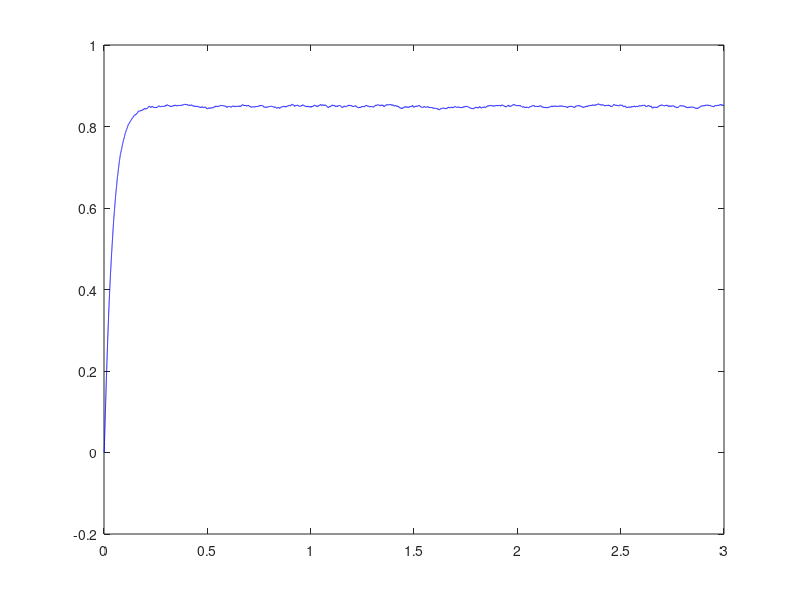

Recreate this plot in MATLAB.

% PLL simulation for a sinusoid with a constant amplitude
% implemented by Tolga M. Duman

clear all
fc = 1000;                  % Frequency of the sinusoid
delta_t = 10^-4;            % Time step used in the simulation (greater than the Nyquist rate)
sigma = .05;                % Standard deviation of the additive Gaussian noise for each sample
T = 3;                      % Duration of the signal
t = 0:delta_t:T;            % time vector

theta = 0.85;               % Phase of the sinusiod (to be tracked)

s = cos(2*pi*fc*t + theta); % Noiseless sinusoidal signal
r = s + sigma*randn(1,length(s));   % Observation in white Gaussian noise

% The signal embedded in Gaussian noise is generated at this point. The
% rest of the code is used to implement a PLL to lock on to the unknown
% channel phase.

% Note: An FIR filter is used as the loop filter. Its bandwidth should be
% selected to remove the double frequency term (at 2*fc) (paying attention
% to the sampling period delta_t being used). "b" are the loop filter
% coefficients.

N_ord = 20;                 % Order of the filter
cut_off = 0.1;              % Normalized cut-off frequency of the filter (one can 
                            % determine the corresponding in Hz using the sampling rate). 
b = fir1(N_ord,cut_off);    % Filter coefficients (fir1 uses a windowing function, default
                            % a Hamming window) 
                            
K = 50;                     % gain of the integrator (for the VCO)

int_of_v = 0;               % Integrator output initialized
e = zeros(1,N_ord);         % Error signal (input to the loop filter) is initialized
theta_prime = [];           % Estimated sinusoidal phase values
for i=1:length(t),
    theta_prime = [theta_prime K*int_of_v];        % Estimate of the phase at the current step
    vco_out = -sin(2*pi*fc*t(i)+theta_prime(i));   % output of the voltage controlled oscillator
    e = [e r(i)*vco_out];   % Error signal is extended with the next sample
    v_of_t = 0;             % loop filter output for the current time step is initialized
    for j=1:N_ord+1,
        v_of_t = v_of_t + b(j)*e(i+N_ord-j+1);
    end;
                            % Loop filter output sample is obtained at this point. 
                           
    int_of_v = int_of_v + delta_t*v_of_t;   %Integrator output is obtained. 
end;

% This completes the run of the PLL for "T" seconds. Next, we can plot the PLL output to observe
% the estimated phase values.

plot(t,theta_prime,'b');
hold on 